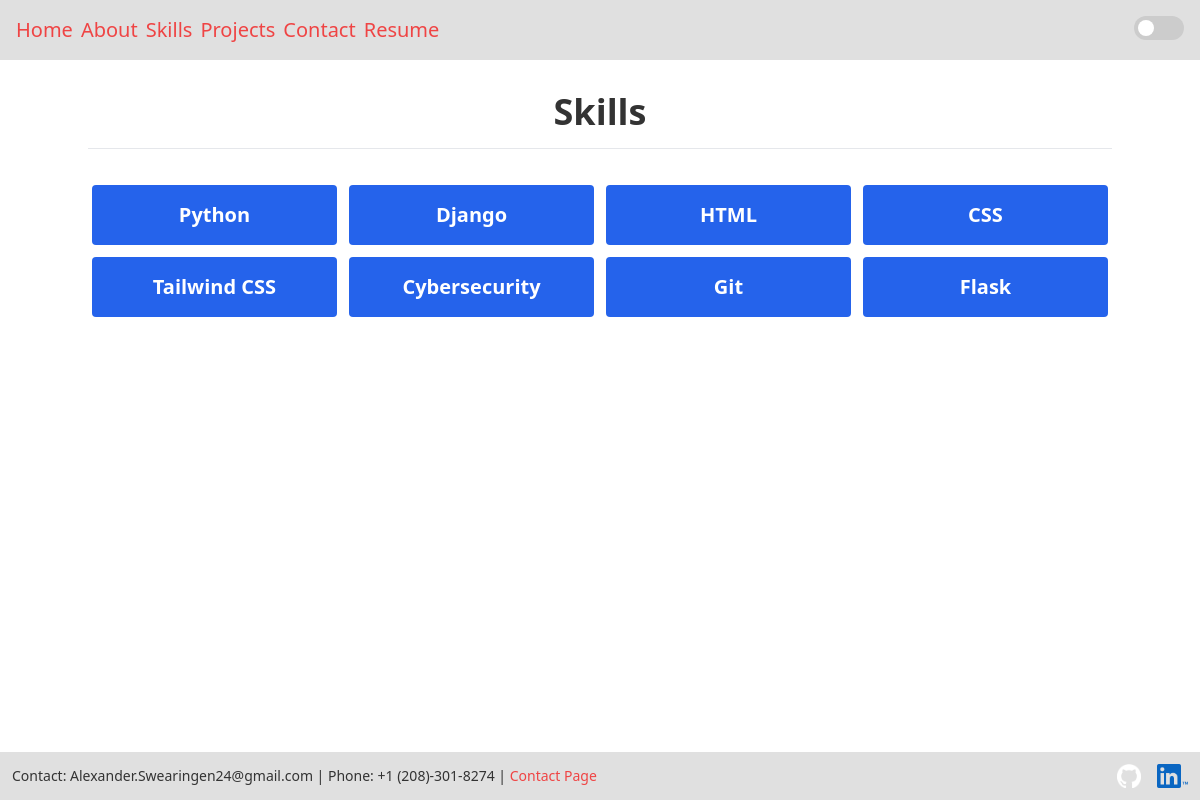
/skill/, run on the app's committed database.
### portfo/models.py (models this page shows, shortened)
class Skill(models.Model):
    FIELD = (
        ("web development", "Web Development"),
        ("automation", "Automation"),
        ("artifiacl intelligence", "Artifiacl Intelligence"),
        ("cyber security", "Cyber Security"),
    )
    name = models.CharField(max_length=50)
    description = models.TextField(blank=True, null=True)
    field = models.CharField(
        max_length=100, choices=FIELD, blank=True, null=True)
    langsymbol = models.ImageField(
        upload_to='lang_symbol', blank=True, null=True)
    cert = models.FileField(upload_to='certs', blank=True, null=True)

### portfo/views.py (the view)
# urls.py: path('skill/', skill_view, name='skill'),
def skill_view(request):
    skills = Skill.objects.all()
    context = {
        'skills': skills
    }
    return render(request, 'portfo/skill_view.html', context)

### portfo/templates/portfo/skill_view.html (shortened to what this page needs)
{% extends "portfo/_base.html" %}
{% block content %}
    <header class="text-center">
        <h1 class="text-4xl font-bold mb-4">Skills</h1>
        <hr>
    </header>
    <section class="grid grid-cols-1 sm:grid-cols-2 md:grid-cols-3 lg:grid-cols-4 xl:grid-cols-5 gap-1 mt-8">
        {% for skill in skills %}
            <a href="{% url 'skill-detail' skill.pk  %}">
                <div class="text-center bg-blue-600 p-4 m-1 text-white rounded hover:shadow-2xl hover:cursor-pointer hover:bg-red-500 hover:text-white">
                    <h3 class="text-xl font-bold">{{ skill.name }}</h3>
                </div>
            </a>
        {% endfor %}
    </section>
{% endblock content %}

### portfo/static/portfo/CSS/darkMode.css (style rules this page uses)
:root { --background-color-light: #ffffff; --footer-nav-color-light: #e0e0e0; --text-color-light: #333333; --background-color-dark: #121212; --footer-nav-color-dark: #272727; --text-color-dark: #ffffff; }
body { background-color: var(--background-color-light); color: var(--text-color-light); }

### portfo/static/portfo/CSS/navSideBar.css (style rules this page uses)
body { margin: 0; font-family: 'Arial', sans-serif; }

### data on the page
Skill: name "Python"
Skill: name "Django"
Skill: name "HTML"
Skill: name "CSS"
Skill: name "Tailwind CSS"
Skill: name "Cybersecurity"
Skill: name "Git"
Skill: name "Flask"
